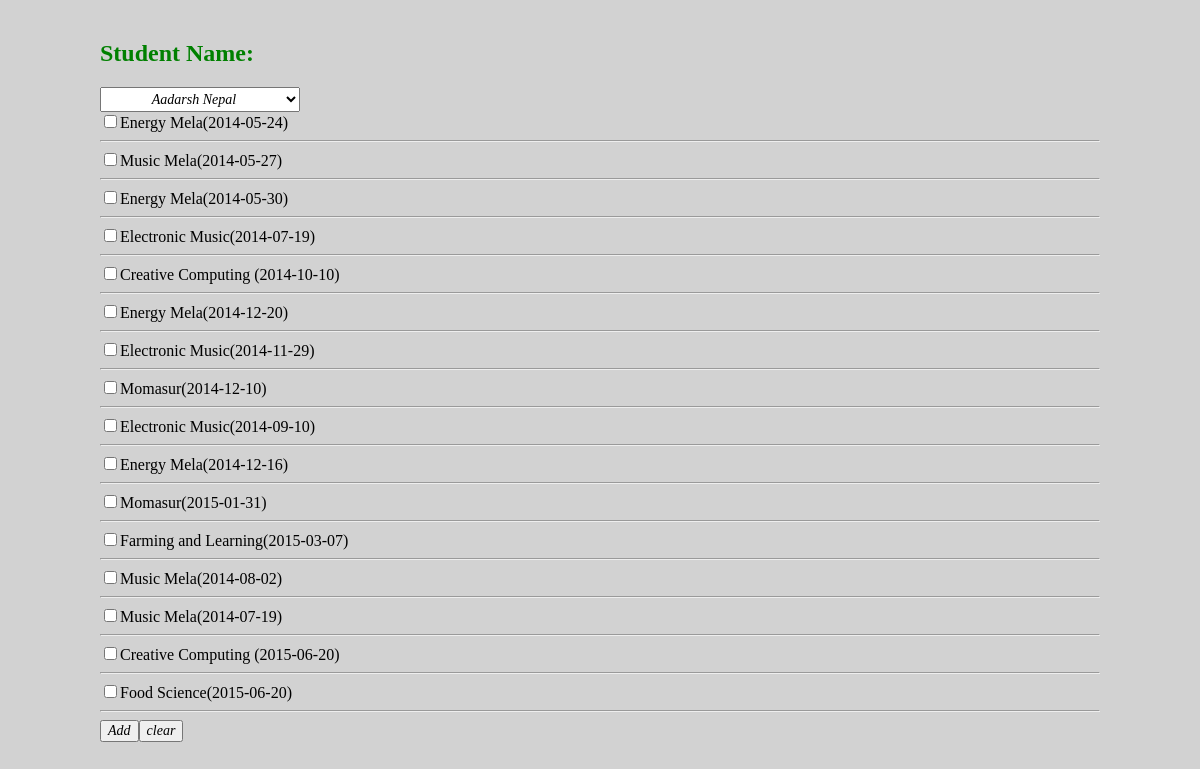
Screenshot of /session_attended.php with the database file from the repository.
### tables this page shows
CREATE TABLE IF NOT EXISTS `classrun` (
  `CRID` int(11) NOT NULL AUTO_INCREMENT,
  `MCID` int(11) NOT NULL,
  `LOCATION` varchar(100) DEFAULT NULL,
  `START_DATE` varchar(10) DEFAULT NULL,
  `END_DATE` varchar(10) DEFAULT NULL,
  `PRODUCT_CODE` varchar(100) NOT NULL,
  `TID1` int(11) DEFAULT NULL,
  `TID2` int(11) DEFAULT NULL,
  `TID3` int(11) DEFAULT NULL,
  `TID4` int(11) DEFAULT NULL,
  PRIMARY KEY (`CRID`),
  KEY `TD1` (`TID1`),
  KEY `TD2` (`TID2`),
  KEY `MCID` (`MCID`),
  KEY `OBSERVER1` (`TID3`),
  KEY `OBSERVER2` (`TID4`)
);

CREATE TABLE IF NOT EXISTS `masterclass` (
  `MCID` int(11) NOT NULL AUTO_INCREMENT,
  `ClassName` varchar(100) NOT NULL,
  `AgeGroup` varchar(100) NOT NULL,
  PRIMARY KEY (`MCID`)
);

### session_attended.php (the view, shortened to what this page needs)
<html>
<head>
<link rel = "stylesheet" style = "text/css" href = "external.css"/>
</head>
<body bgcolor="#d2d2d2">
<form action="insert.php" method="POST">
<h2>Student Name:</h2>
<select name="stdName" id="stdname">
<?php
	$con = mysqli_connect('localhost','root','','pipedrive');
mysqli_select_db($con,"pipedrive");
$query="select student_name,sid FROM student";
$result=mysqli_query($con,$query);
while($row=mysqli_fetch_array($result))
{
	echo '<OPTION value="'.$row['sid'].'">';
	echo $row['student_name'] . "</OPTION>";
}
?>
</select><br/>
	<?php
	$con = mysqli_connect('localhost','root','','pipedrive');
mysqli_select_db($con,"pipedrive");
	$query="SELECT masterclass.classname,classrun.crid,classrun.location,classrun.start_date FROM masterclass inner join classrun where classrun.mcid=masterclass.mcid";
	$result=mysqli_query($con,$query);
	while($row1=mysqli_fetch_array($result))
	{
	echo '<input type="checkbox" name="chkbox[]" value="'.$row1['crid'].'"/>';
	echo $row1['classname']."(".$row1['start_date'].")" ;
	echo "<hr/>";
	}
	?>
	<input type="submit" name="submit" value="Add"/><input type="reset" value="clear" name="clear"/>
	</form>
</body>
</html>

### external.css (style rules this page uses)
h2 { color:green; }
body { background-color:#d2d2d2;margin-left:100px;margin-right:100px;margin-top:40px; }
input { text-align:center;font-family:verdana;font-style:italic;font-size:14px; }
select { height:25px;width:200px;font-family:verdana;font-style:italic; font-size:14px;text-align:center; }

### rows the page displays
classrun: MCID.ClassName "Energy Mela", START_DATE "2014-05-24"
classrun: MCID.ClassName "Music Mela", START_DATE "2014-05-27"
classrun: MCID.ClassName "Energy Mela", START_DATE "2014-05-30"
classrun: MCID.ClassName "Electronic Music", START_DATE "2014-07-19"
classrun: MCID.ClassName "Creative Computing", START_DATE "2014-10-10"
classrun: MCID.ClassName "Energy Mela", START_DATE "2014-12-20"
classrun: MCID.ClassName "Electronic Music", START_DATE "2014-11-29"
classrun: MCID.ClassName "Momasur", START_DATE "2014-12-10"
classrun: MCID.ClassName "Electronic Music", START_DATE "2014-09-10"
classrun: MCID.ClassName "Energy Mela", START_DATE "2014-12-16"
classrun: MCID.ClassName "Momasur", START_DATE "2015-01-31"
classrun: MCID.ClassName "Farming and Learning", START_DATE "2015-03-07"
classrun: MCID.ClassName "Music Mela", START_DATE "2014-08-02"
classrun: MCID.ClassName "Music Mela", START_DATE "2014-07-19"
classrun: MCID.ClassName "Creative Computing", START_DATE "2015-06-20"
classrun: MCID.ClassName "Food Science", START_DATE "2015-06-20"

### other values shown
form field stdName "Aadarsh Nepal"
